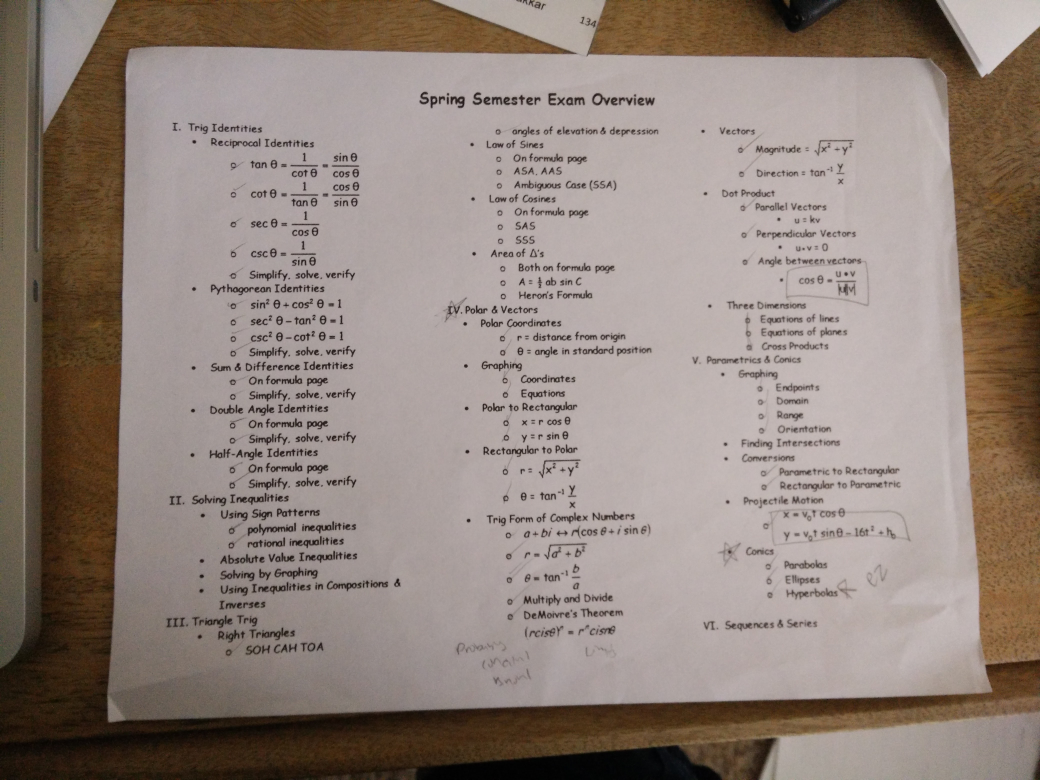
#> input picture Image Modification Tests/unnamed4.jpg, 4160 x 3120 px (shown at 1/4 size)
$ python scan.py   (Python 2 division)   (older library calls are emulated)
#> lines starting #> are read from the running program, lines starting #| are printed output that depends on the picture; after the words box and inside, x2 and y2 are one past the last pixel; in counts of white or black regions, pixels touching at a corner belong together
### Image Modification Tests/pyimagesearch/imutils.py
# Import the necessary packages
import numpy as np
import cv2

# [23 lines left out: functions translate, rotate, not called in this run]

def resize(image, width = None, height = None, inter = cv2.INTER_AREA):
	# initialize the dimensions of the image to be resized and
	# grab the image size
	dim = None
	(h, w) = image.shape[:2]

	# if both the width and height are None, then return the
	# original image
	if width is None and height is None:
		return image

	# check to see if the width is None
	if width is None:
		# calculate the ratio of the height and construct the
		# dimensions
		r = height / float(h)
		dim = (int(w * r), height)

	# otherwise, the height is None
	else:
		# calculate the ratio of the width and construct the
		# dimensions
		r = width / float(w)
		dim = (width, int(h * r))

	# resize the image
	resized = cv2.resize(image, dim, interpolation = inter)

	# return the resized image
	return resized

### Image Modification Tests/pyimagesearch/transform.py
# import the necessary packages
import numpy as np
import cv2

def order_points(pts):
	# initialzie a list of coordinates that will be ordered
	# such that the first entry in the list is the top-left,
	# the second entry is the top-right, the third is the
	# bottom-right, and the fourth is the bottom-left
	rect = np.zeros((4, 2), dtype = "float32")

	# the top-left point will have the smallest sum, whereas
	# the bottom-right point will have the largest sum
	s = pts.sum(axis = 1)
	rect[0] = pts[np.argmin(s)]
	rect[2] = pts[np.argmax(s)]

	# now, compute the difference between the points, the
	# top-right point will have the smallest difference,
	# whereas the bottom-left will have the largest difference
	diff = np.diff(pts, axis = 1)
	rect[1] = pts[np.argmin(diff)]
	rect[3] = pts[np.argmax(diff)]

	# return the ordered coordinates
	return rect

def four_point_transform(image, pts):
	# obtain a consistent order of the points and unpack them
	# individually
	rect = order_points(pts)
	(tl, tr, br, bl) = rect

	# compute the width of the new image, which will be the
	# maximum distance between bottom-right and bottom-left
	# x-coordiates or the top-right and top-left x-coordinates
	widthA = np.sqrt(((br[0] - bl[0]) ** 2) + ((br[1] - bl[1]) ** 2))
	widthB = np.sqrt(((tr[0] - tl[0]) ** 2) + ((tr[1] - tl[1]) ** 2))
	maxWidth = max(int(widthA), int(widthB))

	# compute the height of the new image, which will be the
	# maximum distance between the top-right and bottom-right
	# y-coordinates or the top-left and bottom-left y-coordinates
	heightA = np.sqrt(((tr[0] - br[0]) ** 2) + ((tr[1] - br[1]) ** 2))
	heightB = np.sqrt(((tl[0] - bl[0]) ** 2) + ((tl[1] - bl[1]) ** 2))
	maxHeight = max(int(heightA), int(heightB))

	# now that we have the dimensions of the new image, construct
	# the set of destination points to obtain a "birds eye view",
	# (i.e. top-down view) of the image, again specifying points
	# in the top-left, top-right, bottom-right, and bottom-left
	# order
	dst = np.array([
		[0, 0],
		[maxWidth - 1, 0],
		[maxWidth - 1, maxHeight - 1],
		[0, maxHeight - 1]], dtype = "float32")

	# compute the perspective transform matrix and then apply it
	M = cv2.getPerspectiveTransform(rect, dst)
	warped = cv2.warpPerspective(image, M, (maxWidth, maxHeight))

	# return the warped image
	return warped

### Image Modification Tests/scan.py
# USAGE
#python scan.py --image unnamed.jpg

# import the necessary packages
from pyimagesearch.transform import four_point_transform
from pyimagesearch import imutils
from skimage.filters import threshold_adaptive
import numpy as np
#import argparse
import cv2

# load the image and compute the ratio of the old height
# to the new height, clone it, and resize it
image = cv2.imread("unnamed4.jpg")
#> image is the input picture: shape (3120, 4160, 3); mean B, G, R 123.2, 131.3, 145.3
ratio = image.shape[0] / 500.0
#> ratio = 6.24
orig = image.copy()
image = imutils.resize(image, height = 500)
#> in resize, `resized = cv2.resize(image, dim, interpolation = inter)`:
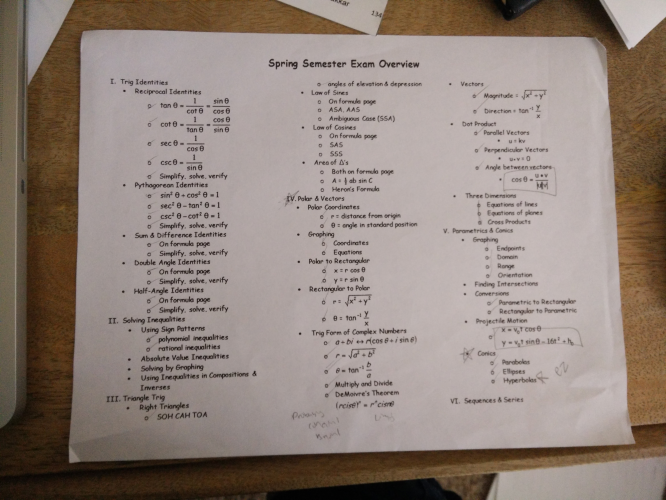
#> resized: shape (500, 666, 3); mean B, G, R 123.2, 131.3, 145.3

# convert the image to grayscale, blur it, and find edges
# in the image
gray = cv2.cvtColor(image, cv2.COLOR_BGR2GRAY)
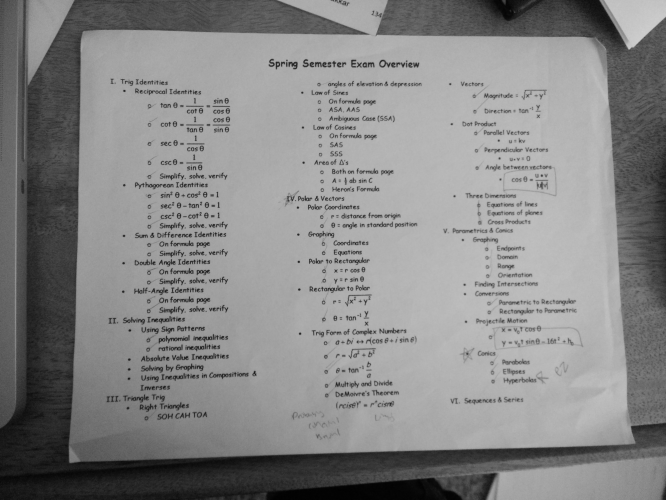
#> gray: shape (500, 666); min 1, max 207, mean 134.6
gray = cv2.GaussianBlur(gray, (5, 5), 0)
edged = cv2.Canny(gray, 75, 200)
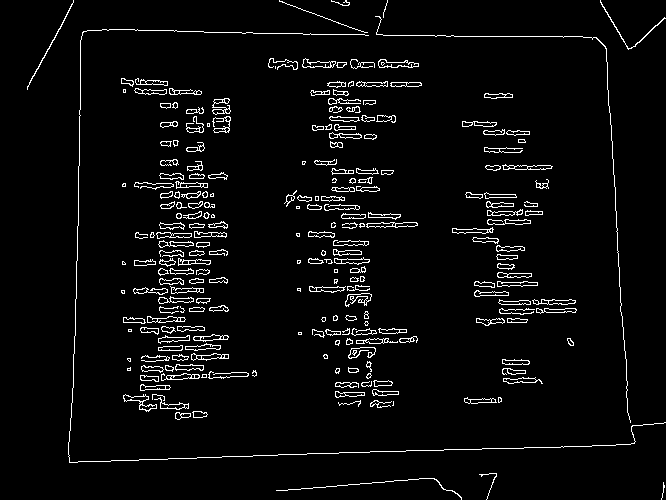
#> edged: shape (500, 666); 4.3% white in thin lines or dots

# show the original image and the edge detected image
print "STEP 1: Edge Detection"
cv2.imshow("Image", image)
cv2.imshow("Edged", edged)
cv2.waitKey(0)
cv2.destroyAllWindows()

# find the contours in the edged image, keeping only the
# largest ones, and initialize the screen contour
(cnts, _) = cv2.findContours(edged.copy(), cv2.RETR_LIST, cv2.CHAIN_APPROX_SIMPLE)
#> cnts = 543 contours, 200 with area under 20; largest, box (x1, y1, x2, y2) and area: (378, 59, 419, 68) 198, (123, 394, 157, 412) 191, (366, 222, 418, 228) 179, (378, 59, 419, 68) 175, (302, 58, 336, 68) 167
cnts = sorted(cnts, key = cv2.contourArea, reverse = True)

# loop over the contours
for c in cnts:
	# approximate the contour
	peri = cv2.arcLength(c, True)
	approx = cv2.approxPolyDP(c,  .0000001 * peri, True)

	# if our approximated contour has four points, then we
	# can assume that we have found our screen
	if len(approx) == 4:
		screenCnt = approx
		break
#> this loop made 423 passes
#> (peri, screenCnt) on pass 423: (14.14, [[369, 373], [371, 375], [368, 378], [366, 376]])
#> peri on passes 1 to 6: 98.87, 118.1, 115.1, 106.4, 86.28, 113.9

# show the contour (outline) of the piece of paper
print "STEP 2: Find contours of paper"
cv2.drawContours(image, [screenCnt], -1, (0, 255, 0), 2)
#> image: shape (500, 666, 3)
cv2.imshow("Outline", image)
cv2.waitKey(0)
cv2.destroyAllWindows()

# apply the four point transform to obtain a top-down
# view of the original image
warped = four_point_transform(orig, screenCnt.reshape(4, 2) * ratio)
#> in order_points, `s = pts.sum(axis = 1)`: s = [4630.1, 4655, 4655, 4630.1]
#> in order_points, `diff = np.diff(pts, axis = 1)`: diff = [24.96, 24.96, 62.4, 62.4]
#> in four_point_transform, `rect = order_points(pts)`: rect = [[2302.6, 2327.5], [2302.6, 2327.5], [2296.3, 2358.7], [2296.3, 2358.7]]
#> in four_point_transform, `(tl, tr, br, bl) = rect`: tl = [2302.6, 2327.5]; br = [2296.3, 2358.7]
#> in four_point_transform, `widthA = np.sqrt(((br[0] - bl[0]) ** 2) + ((br[1] - bl[1]) ** 2))`: widthA = 0
#> in four_point_transform, `heightA = np.sqrt(((tr[0] - br[0]) ** 2) + ((tr[1] - br[1]) ** 2))`: heightA = 31.82
#> in four_point_transform, `maxHeight = max(int(heightA), int(heightB))`: maxHeight = 31
#> in four_point_transform, `dst = np.array([ [0, 0], [maxWidth - 1, 0], [maxWidth - 1, maxHeight -..`: dst = [[0, 0], [-1, 0], [-1, 30], [0, 30]]
#> in four_point_transform, `M = cv2.getPerspectiveTransform(rect, dst)`: M = [[0.00036, 7.21e-05, -0.998], [-2.38e-05, -4.75e-06, 0.0658], [-2.14e-06, -4.28e-07, 0.00592]]
#> in four_point_transform, `warped = cv2.warpPerspective(image, M, (maxWidth, maxHeight))`:
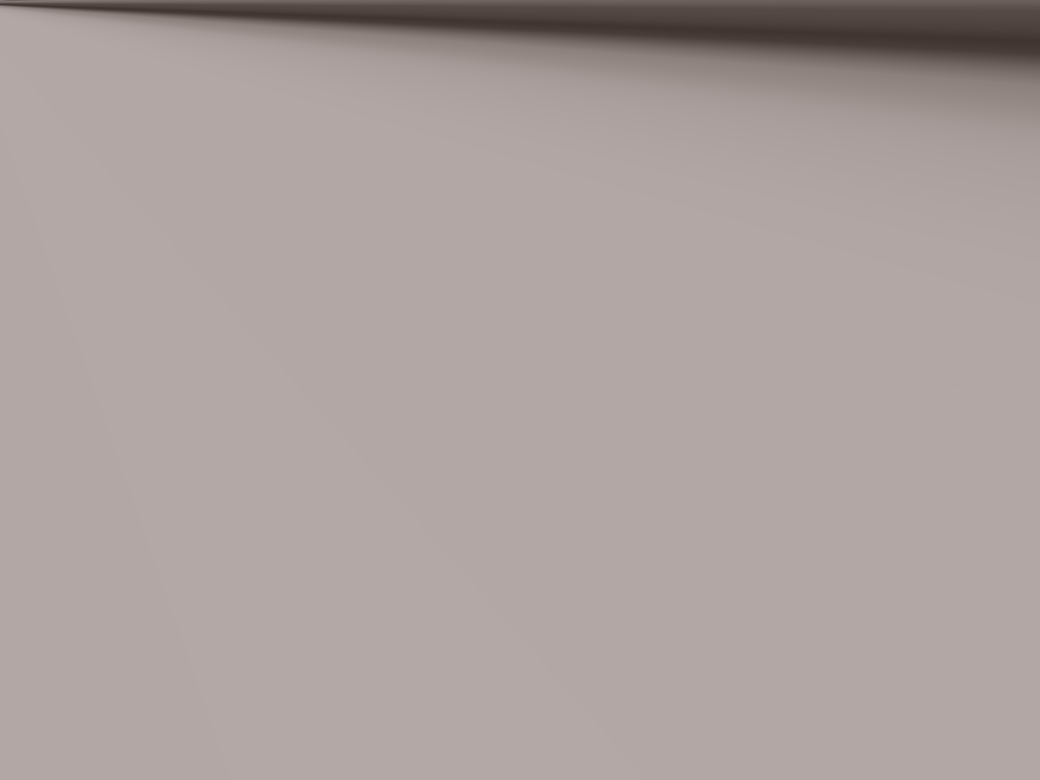
#> warped: shape (3120, 4160, 3) (shown at 1/4 size); mean B, G, R 158.5, 160.7, 171.7

# convert the warped image to grayscale, then threshold it
# to give it that 'black and white' paper effect
warped = cv2.cvtColor(warped, cv2.COLOR_BGR2GRAY)
#> warped: shape (3120, 4160)
warped = threshold_adaptive(warped, 251, offset = 10)
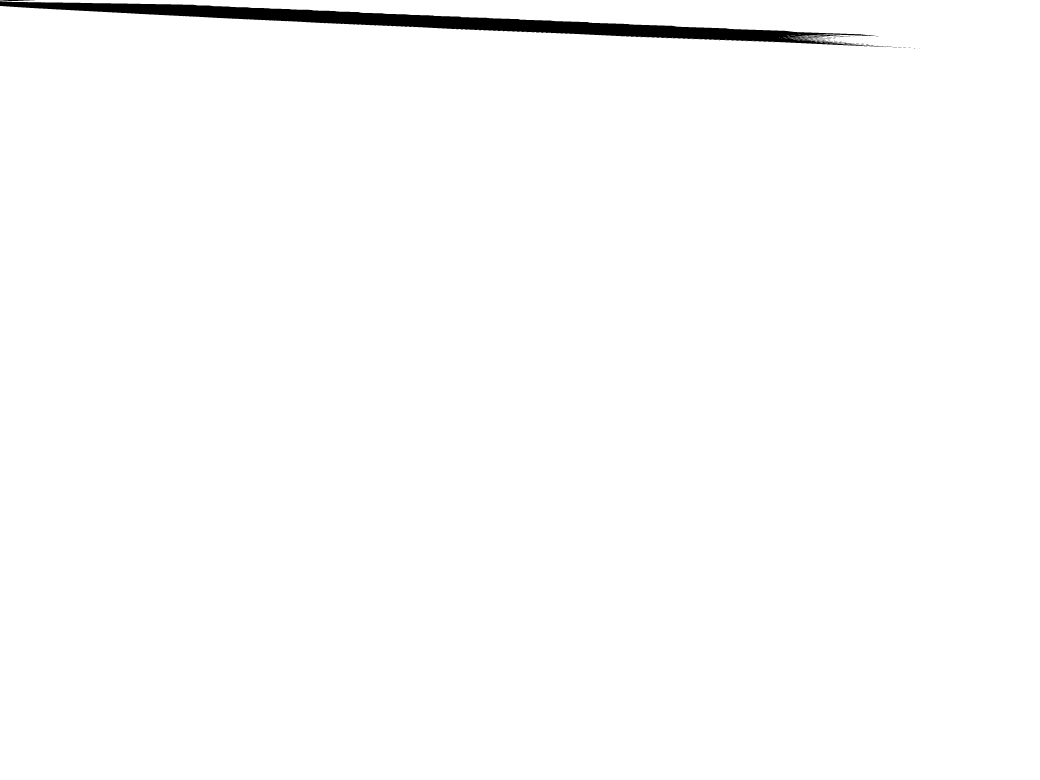
#> warped: shape (3120, 4160) bool (shown at 1/4 size); 98.9% white; 41 black regions (39 under 20 px), largest, box (x1, y1, x2, y2) and area: (0, 8, 3569, 188) 146935, (0, 0, 138, 7) 462
warped = warped.astype("uint8") * 255

# show the original and scanned images
print "STEP 3: Apply perspective transform"
cv2.imshow("Original", imutils.resize(orig, height = 650))
cv2.imshow("Scanned", imutils.resize(warped, height = 650))
#> call 3 of resize, with height = 650, inter = 3
#> in resize (call 3), `resized = cv2.resize(image, dim, interpolation = inter)`:
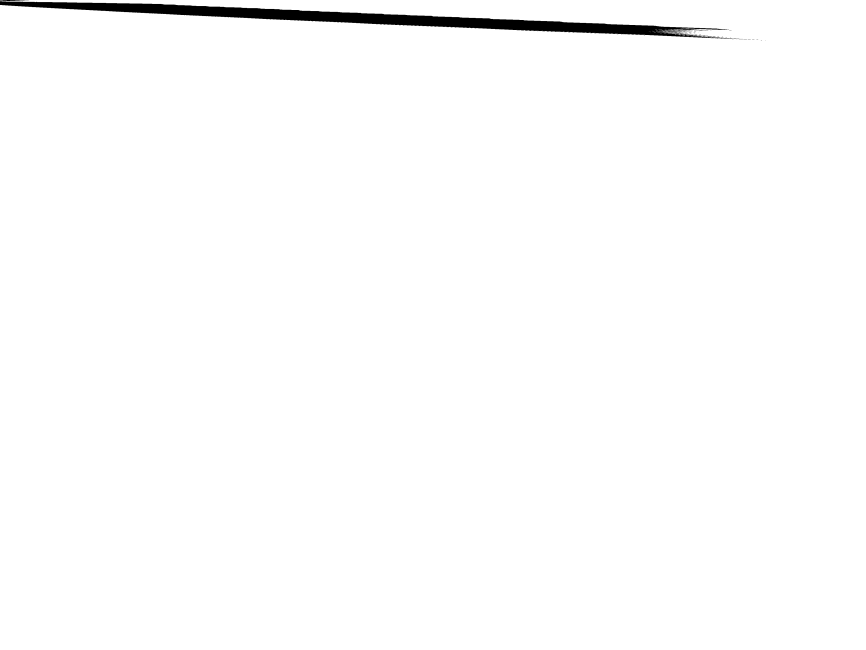
#> resized: shape (650, 866); min 0, max 255, mean 252.1
cv2.waitKey(0)
cv2.imwrite("final.jpg",imutils.resize(warped, height = 650))
